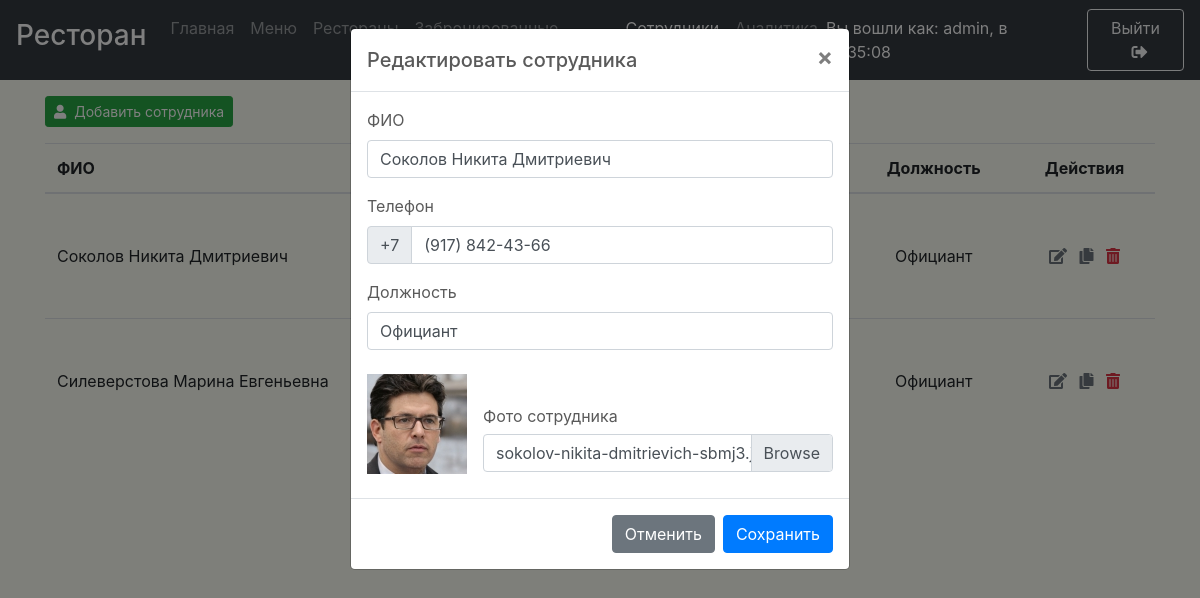
Page /employees?id=146&state=1 (signed in) on the committed database.
### tables this page shows
CREATE TABLE `employees` (
  `e_id` int(11) NOT NULL AUTO_INCREMENT,
  `e_name` varchar(100) DEFAULT NULL,
  `e_tel` varchar(20) DEFAULT NULL,
  `e_post` varchar(30) DEFAULT NULL,
  `e_photo` varchar(100) DEFAULT '././uploads/employes',
  PRIMARY KEY (`e_id`)
);

### config/config.php (called while the page is built)
<?
    $_CONFIG = [
        'DATABASE' => [
            'HOST' => 'localhost',
            'NAME' => 'lab2',
            'USERNAME' => 'root',
            'PASS' => '',
            'CHARSET' => 'utf8',
            'CONNECT' => $_SERVER['DOCUMENT_ROOT'] . '/core/database/db-connect.php'
        ],
        'SRC_PATH' => $_SERVER['DOCUMENT_ROOT'] . '/core/src/',
        'FUNCTIONS_PATH' => $_SERVER['DOCUMENT_ROOT'] . '/core/functions/',
        'TEMPLATES' => [
            'HEADER' => $_SERVER['DOCUMENT_ROOT'] . '/core/templates/header.php',
            'FOOTER_ALL_SCRIPTS' => $_SERVER['DOCUMENT_ROOT'] . '/core/templates/footer-all-scripts.php',
            'FOOTER_BOOTSTRAP' => $_SERVER['DOCUMENT_ROOT'] . '/core/templates/footer-bootstrap-scripts.php',
            'FOOTER_CRUD' => $_SERVER['DOCUMENT_ROOT'] . '/core/templates/footer-crud.php',
        ],
        'ANALITYCS' => [
            'MODULE_FOLDER' => $_SERVER['DOCUMENT_ROOT'] . '/core/magic/analitycs',
            'FULL_PATH_TO_MODULE' => $_SERVER['DOCUMENT_ROOT'] . '/core/magic/analitycs/analytics.php',
            'DEL' => 'core/magic/analitycs/delete-page',
        ],
        'RESERVATIONS' => [
            'MODULE_FOLDER' => $_SERVER['DOCUMENT_ROOT'] . '/core/magic/reservations',
            'HANDLE' => 'core/magic/reservations/handle-reservation',
            'CPY' => 'core/magic/reservations/copy-reservation',
            'DEL' => 'core/magic/reservations/delete-reservation',
            'OLD' => 'core/magic/reservations/delete-old-reservations',
        ],
        'EMPLOYEES' =>[
            'MODULE_FOLDER' => $_SERVER['DOCUMENT_ROOT'] . '/core/magic/employees',
            'HANDLE' => 'core/magic/employees/handle-employee',
            'CPY' => 'core/magic/employees/copy-employee',
            'DEL' => 'core/magic/employees/delete-employee',
            'PATH_TO_PHOTOS' => 'uploads/employees/',
            'FULL_PATH_TO_PHOTOS' => $_SERVER['DOCUMENT_ROOT'] . '/uploads/employees/',
            'IMAGE_W' => 100,
            'IMAGE_H' => 100
        ],
    ];

### employees.php (the view, shortened to what this page needs)
<?php
  if (!isset($_SESSION['login'])){
    header('HTTP/1.0 404 Not Found');
    header('Status: 404 Not Found');
  }
  else{
    require_once($_SERVER['DOCUMENT_ROOT'] . "/config/config.php");
    $id = isset($_GET["id"]) ? $_GET["id"] : NULL;
    $state = isset($_GET["state"]) ? $_GET["state"] : -1;
    $name = NULL;
    $tel = NULL;
    $post = NULL;
    $image_name = NULL;
    if (($state == 0 || $state == 1 || $state == 2) && $id){
      $str = $db->prepare("SELECT * FROM employees WHERE e_id = $id");
      $str->execute();
      $result = $str->fetch();
      if (isset($result)){
        $name = $result["e_name"];
        $tel = str_replace ( "+7 " , "", $result['e_tel']);
        $post = $result["e_post"];
        $image_name = $result["e_photo"];
      }
    }
    $name = isset($_GET["name"]) ? $_GET["name"] : $name;
    $tel = isset($_GET["tel"]) ? $_GET["tel"] : $tel;
    $post = isset($_GET["post"]) ? $_GET["post"] : $post;
    $image_name = isset($_GET["image_name"]) ? $_GET["image_name"] : $image_name;
?>
  <main role="main" id="main">
    <div class="container mt-5 mb-5">
      <? if ((!isset($_SESSION['login']) || ($db == NULL))):?>
        <h1>
          Вы должны зайти в аккаунт чтобы просмотреть содержимое!
        </h1>
      <? else:?>
        <div class="modal fade" id="handlerModal" tabindex="-1" role="dialog" aria-labelledby="modalLabel" aria-hidden="true">
          <div class="modal-dialog" role="document">
              <div class="modal-content">
                  <div class="modal-header">
                    <h5 class="modal-title" id="modalLabel"><?=$id?"Редактировать сотрудника":"Добавить сотрудника"?></h5>
                    <button type="button" class="close" data-dismiss="modal" aria-label="Close">
                      <span aria-hidden="true">&times;</span>
                    </button>
                  </div>
                  <form action="<?=$_CONFIG['EMPLOYEES']['HANDLE']?>" enctype="multipart/form-data" method="POST" class="needs-validation" novalidate>
                    <div class="modal-body mb-2">
                      <div class="form-group">
                          <label for="name">ФИО</label>
                          <input type="text" class="form-control" id="name" name="name"  minlength=3 maxlength="100" value="<?=$name?>"  pattern="^[A-яёЁA-z\s]{3,100}$" required >
                      </div>
                      <div class="form-group">
                          <label for="tel">Телефон</label>
                          <div class="input-group">
                            <div class="input-group-prepend">
                              <div class="input-group-text">+7</div>
                            </div>
                            <input type="tel" class="form-control" id="tel" name="tel" pattern="^\s?[\(]{0,1}9[0-9]{2}[\)]{0,1}\s?\d{3}[-]{0,1}\d{2}[-]{0,1}\d{2}$" value="<?=$tel?>" required>
                          </div>
                      </div>
                      <div class="form-group">
                        <label for="post">Должность</label>
                        <input type="text" class="form-control" id="post" name="post" pattern="^[A-яёЁ\s]{3,30}$" value="<?=$post?>" minlength="3" maxlength="30" required>
                      </div>
                      <div class="d-flex justify-content-between align-items-end">
                        <?if($image_name):?>
                          <div id="photo_preview" class="mt-2 mr-3" style="width=auto">
                            <img id="photo" width="<?=$_CONFIG['EMPLOYEES']["IMAGE_W"]?>" height="<?=$_CONFIG['EMPLOYEES']["IMAGE_H"]?>" src="<?=$_CONFIG['EMPLOYEES']["PATH_TO_PHOTOS"].$image_name?>" alt="Preview">
                          </div>
                        <?else:?>
                          <div id="photo_preview" class="mt-2 mr-3" style="width=0%">
                          </div>
                        <?endif;?>
                        <div class="custom-file mb-0 h-100">
                          <label for="image">Фото сотрудника</label>
                          <label class="custom-file-label mb-0" for="image" style="margin-top: 30px; text-overflow: ellipsis; overflow: hidden; padding-right: 87СИ/px;"><?=$image_name ? $image_name : "Выберите файл" ?></label>
                        </div>
                      </div>
                    </div>
                    <div class="modal-footer">
                      <button type="button" class="btn btn-secondary" data-dismiss="modal"><?=$id?"Отменить":"Закрыть"?></button>
                      <button type="submit" class="btn btn-primary"><?=$id?"Сохранить":"Добавить"?></button>
                    </div>
                  </form>
              </div>
          </div>
        </div>
        <button type="button" class="btn btn-sm btn-success mb-3" data-toggle="modal" data-target="#handlerModal"><i class="fas fa-user mr-2"></i>Добавить сотрудника</button>
        <table class="w-100 table">
          <thead>
            <tr>
                <th>ФИО</th>
                <th class="text-center">Фотография</th>
                <th class="text-center">Телефон</th>
                <th class="text-center">Должность</th>
                <th class="text-center">Действия</th>
            </tr>
          </thead>
            <?
                if ($db):
                  $result = $db->query("SELECT * FROM employees");
                  foreach($result as $result_value):?>
                      <tr>
                          <td><?=$result_value['e_name']?></td>
                          <td class="text-center">
                          </td>
                          <td class="text-center"><?=$result_value['e_tel']?></td>
                          <td class="text-center"><?=$result_value['e_post']?></td>
                          <td class="text-center">
                            <a title="Редактировать" href="employees?id=<?=$result_value['e_id']?>&state=1" class="text-muted mr-2" rel="nofollow"><i class="fas fa-edit"></i></a>
                            <a title="Дублировать" href="<?=$_CONFIG['EMPLOYEES']['CPY']?>?id=<?=$result_value['e_id']?>" class="text-muted mr-2" rel="nofollow"><i class="fas fa-copy"></i></a>
                            <a title="Удалить" href="employees?id=<?=$result_value['e_id']?>&state=2" class="text-danger" rel="nofollow"><i class="fas fa-trash-alt"></i></a>
                          </td>
                      </tr>
                  <?endforeach;
                endif;?>
        </table>
      <? endif;?>
    </div>
</main>
<?
}
?>

### core/src/css/main.css (style rules this page uses)
body { color: #5a5a5a; background-color: #f7ffb725; }
main { padding: 3rem 0 2rem; }
body { min-height: 100vh; }
table a { color: inherit!important; }

### core/src/css/all.css (style rules this page uses)
.fa, .fas, .far, .fal, .fad, .fab { -moz-osx-font-smoothing: grayscale; -webkit-font-smoothing: antialiased; display: inline-block; font-style: normal; font-variant: normal; text-rendering: auto; line-height: 1; }
.fa-copy:before { content: "\f0c5"; }
.fa-edit:before { content: "\f044"; }
.fa-trash-alt:before { content: "\f2ed"; }
.fa-user:before { content: "\f007"; }
.fa, .fas { font-family: 'Font Awesome 5 Free'; font-weight: 900; }

### rows in the picture
employees: name "Соколов Никита Дмитриевич", tel "(917) 842-43-66", post "Официант", e_photo (picture), e_photo "sokolov-nikita-dmitrievich-sbmj3.jpg", e_name "Соколов Никита Дмитриевич", e_post "Официант"
employees: e_name "Силеверстова Марина Евгеньевна", e_post "Официант"

### other values in the picture
$_SESSION['login'] "admin"
$_SESSION['login_time'] "12:35:08"
